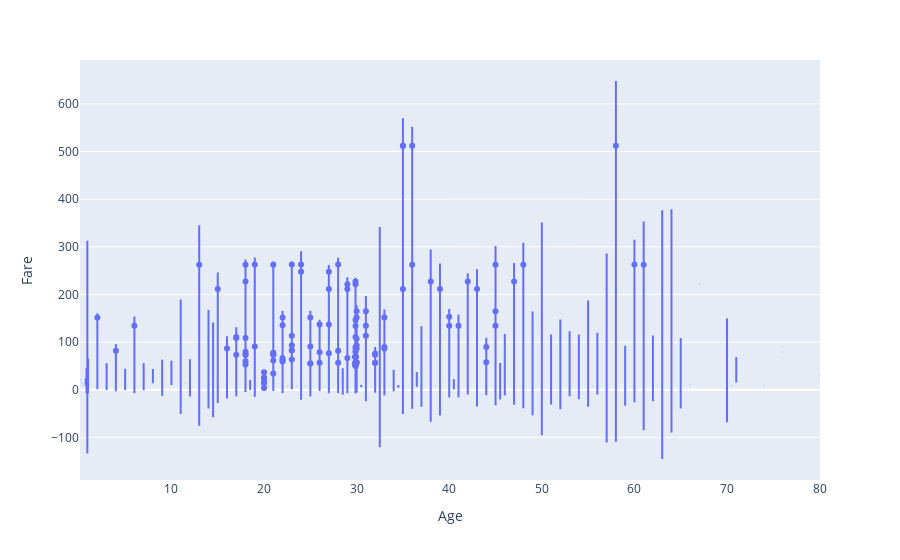

Notebook cell for this chart:
### Markdown cell above
2. Let's play around with some different kinds of categorical plots. Make a violin plot to explore the relationship between being a smoker and tipping, colored by day of the week. Mix it up and try making a box plot too!

### Code cell
px.violin(data_frame=df, x="Age", y="Fare")

### Figure 1 — Plotly figure (JSON) as saved in the notebook; plotly's stock layout.template omitted (floating-point values rounded to 4 significant figures; data arrays with more than 128 entries replaced by an {"elided": "..."} marker saying what was removed)
{"data": [{"alignmentgroup": "True", "box": {"visible": false}, "hovertemplate": "Age=%{x}<br>Fare=%{y}<extra></extra>", "legendgroup": "", "marker": {"color": "#636efa"}, "name": "", "offsetgroup": "", "orientation": "v", "scalegroup": "True", "showlegend": false, "type": "violin", "x": {"elided": "1310 float values"}, "x0": " ", "xaxis": "x", "y": {"elided": "1310 float values"}, "y0": " ", "yaxis": "y"}], "layout": {"legend": {"tracegroupgap": 0}, "margin": {"t": 60}, "violinmode": "group", "xaxis": {"anchor": "y", "domain": [0, 1], "title": {"text": "Age"}}, "yaxis": {"anchor": "x", "domain": [0, 1], "title": {"text": "Fare"}}}}
